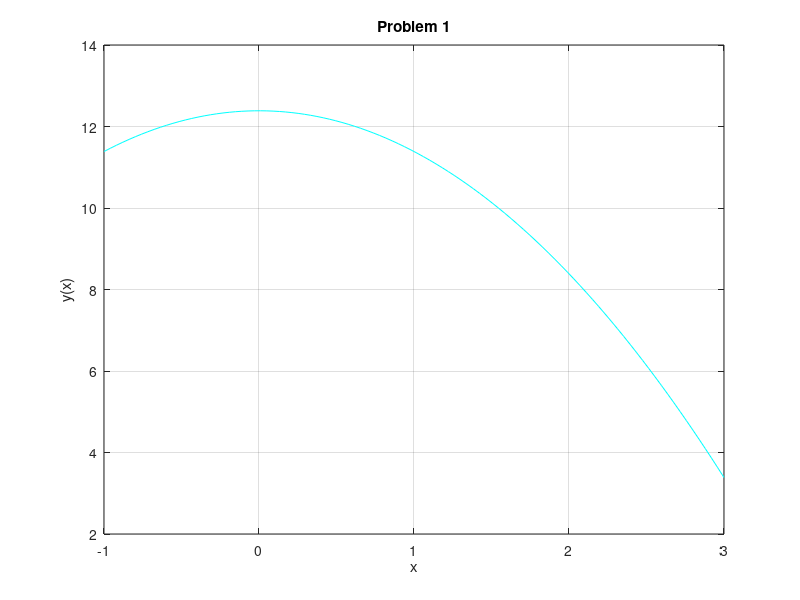

The MATLAB script that drew this image:
% clean up
close all; clear all; clc;

% using linspace to create a vector of even spacing 
x = linspace(-1,3,100);
y = [zeros(length(x))];
% creating a for loop with if statements to evaluate the function 
for i=-1:length(x)

    if(i >= -1 && i < 0)

    y = (x.^2 + 1) / (x.^2 + x);

    elseif(i >= 0 && i < 2.718)

    y = 15 * log(x);

    elseif(i >= 2.718 && i <= 3)

    y = 12.386 - x.^2;

    end

end

% plotting the function and setting its features
Linspec1 = 'c-';
plot(x,y,Linspec1);
title('Problem 1');
xlabel('x');
ylabel('y(x)');
grid on
